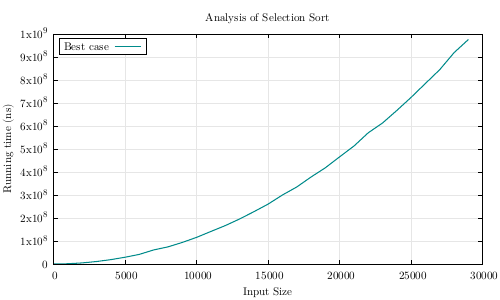

Generate this figure with gnuplot:
# autogenerated plotting script

set terminal pdfcairo enhanced color notransparent font "Latin Modern Math"
set output "plotS.pdf"

set style line 1 lc rgb "#008b8b" lw 1.5
set style line 2 lc rgb "#8b0000" lw 1.5
set style line 3 lc rgb "#8b8b00" dashtype 2 lw 1.5
set style line 4 lc rgb "#e6e6e6"

set title "Analysis of Selection Sort"
set xlabel "Input Size"
set ylabel "Running time (ns)" offset -0.5
set grid xtics ytics back ls 4

set key box top left spacing 1.5

plot "dataS.txt" using 1:2 with lines ls 1 title "Best case"
plot "dataS.txt" using 1:3 with lines ls 2 title "Worst case"
plot "dataS.txt" using 1:4 with lines ls 3 title "Avg case"

plot "dataS.txt" using 1:2 with lines ls 1 title "Best case",\
"dataS.txt" using 1:3 with lines ls 2 title "Worst case",\
"dataS.txt" using 1:4 with lines ls 3 title "Avg case"

set output